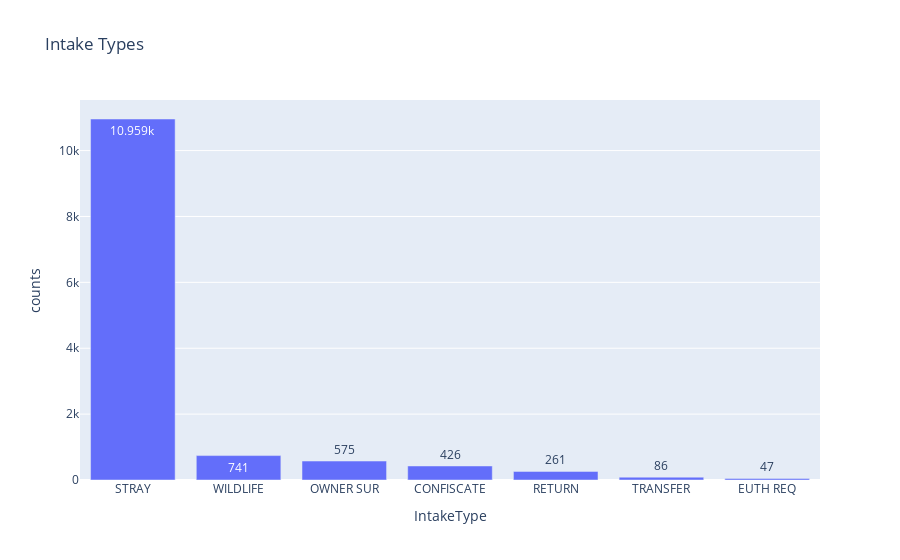

The notebook cell saved with this chart:
### Code cell
# testing plotly
import plotly.express as px

fig = px.bar(condition_chart, x="IntakeType", y="counts", title="Intake Types", text_auto=True)
fig.show()
# restarting the entire notebook finally made the graph work btw

### Figure 1 — Plotly figure (JSON) as saved in the notebook; plotly's stock layout.template omitted (floating-point values rounded to 4 significant figures)
{"data": [{"alignmentgroup": "True", "hovertemplate": "IntakeType=%{x}<br>counts=%{y}<extra></extra>", "legendgroup": "", "marker": {"color": "#636efa", "pattern": {"shape": ""}}, "name": "", "offsetgroup": "", "orientation": "v", "showlegend": false, "textposition": "auto", "texttemplate": "%{y}", "type": "bar", "x": ["STRAY", "WILDLIFE", "OWNER SUR", "CONFISCATE", "RETURN", "TRANSFER", "EUTH REQ"], "xaxis": "x", "y": [10959, 741, 575, 426, 261, 86, 47], "yaxis": "y"}], "layout": {"barmode": "relative", "legend": {"tracegroupgap": 0}, "title": {"text": "Intake Types"}, "xaxis": {"anchor": "y", "domain": [0, 1], "title": {"text": "IntakeType"}}, "yaxis": {"anchor": "x", "domain": [0, 1], "title": {"text": "counts"}}}}
